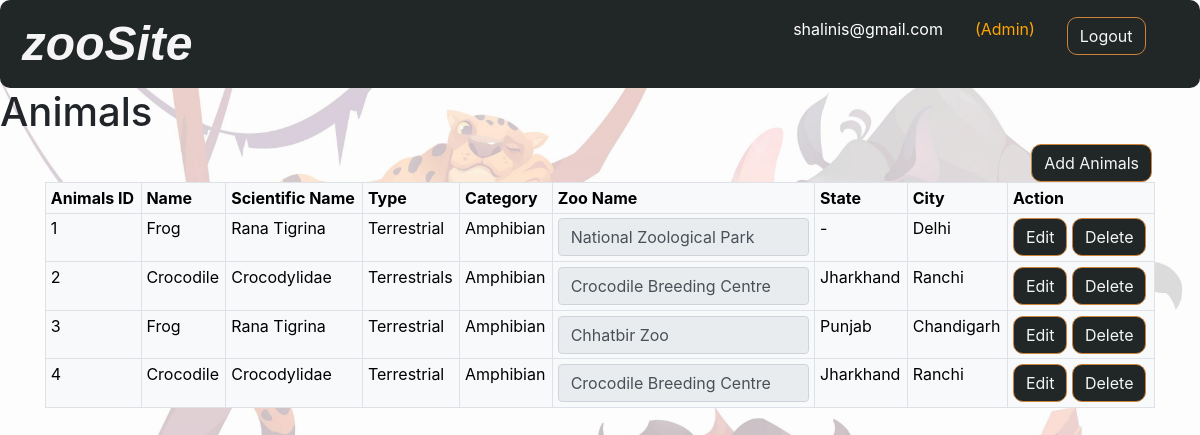
The page /Animals/view_animals.php (signed in) on the database its author committed.
### tables this page shows
CREATE TABLE `animals` (
  `animals_id` int(11) NOT NULL,
  `animals_name` varchar(20) DEFAULT NULL,
  `scientific_name` varchar(400) NOT NULL,
  `type` varchar(50) NOT NULL,
  `category` varchar(20) NOT NULL,
  `activity` int(11) NOT NULL DEFAULT 1
);

CREATE TABLE `zoo` (
  `zoo_id` int(11) NOT NULL,
  `zoo_name` varchar(100) NOT NULL,
  `state` varchar(50) NOT NULL,
  `city` varchar(50) NOT NULL,
  `area` float NOT NULL,
  `activity` int(11) NOT NULL DEFAULT 1
);

### session.php (called while the page is built, shortened)
<?php
$user=$_SESSION['user'];
$role=$_SESSION['role'];
?>

### Animals/view_animals.php (the view, shortened to what this page needs)
<?php
include "../Database/db_con2.php";
include "../header_log.php";
$sql =" SELECT a.animals_id,a.animals_name,a.scientific_name,a.type,a.category,z.zoo_id,z.zoo_name,z.state,z.city
        FROM animals as a
        JOIN animal_zoo_map as az
        ON a.animals_id=az.animals_id
        JOIN zoo AS z
        ON z.zoo_id=az.zoo_id
        WHERE a.activity=1";
$result = $mysqli->query($sql);
?>
<!DOCTYPE html>
    <head>
        <link href="https://cdn.jsdelivr.net/npm/bootstrap@5.0.2/dist/css/bootstrap.min.css" rel="stylesheet">
        <link rel="stylesheet" href="https://cdn.jsdelivr.net/npm/bootstrap@4.0.0/dist/css/bootstrap.min.css">
        <link rel="stylesheet" href="../CSS/stylesheet.css">
    </head>
    <body background="images/bg.jpeg">
    <div><h1>Animals</h1>
    </div>
    <div>
<button type="button" class="btn float-right mr-5" data-toggle="modal" data-target="#addanimals">
  Add Animals
</button>
</div>
       <div class="container">
        <table class="table table-bordered table-light table-sm">
            <tr><th>Animals ID</th>
                <th>Name</th>
                <th>Scientific Name</th>
                <th>Type</th>
                <th>Category</th>
                <th>Zoo Name</th>
                <th>State</th>
                <th>City</th>
                <th>Action</th>
            </tr>
            <?php
                while($rows=$result->fetch_assoc())
                {
            ?>
            <tr id="row<?= $rows['animals_id'] ?>">
                <td><?php echo $rows['animals_id'];?></td>
                <td><?php echo $rows['animals_name'];?></td>
                <td><?php echo $rows['scientific_name'];?></td>
                <td><?php echo $rows['type'];?></td>
                <td><?php echo $rows['category'];?></td>
                <td>
                    <select class="form-control" name="zoo" id="zooOption<?= $rows['animals_id'];?>" disabled>
                        <option id="q" value="<?php echo $rows['zoo_id'];?>"> <?php echo $rows['zoo_name'];?>  </option>
                    </select>
                </td>
                <td><?php echo $rows['state'];?></td>
                <td><?php echo $rows['city'];?></td>
                <td>
                    <button onclick="updateanimalsData(this.id)" id="update<?= $rows['animals_id'] ?>" class="btn btn-outline-warning">Edit</button>
                     <a href="view_animals.php?animals_id=<?php echo $rows['animals_id'];?>" class="btn btn-outline-warning">Delete</a></td>
            </tr>
            <?php
                }
            ?>
        </table>
            </div>
    </body>
</html>

### header_log.php (shortened to what this page needs)
<?php
include "session.php";
 ?>
<header>
        <nav class=navbar>
            <div class="nav-bar-logo">
                <b><i>zooSite</i></b>
            </div>
            <div class="nav-bar-content">
                <ul class="nav-list">
                 <li style="color:white"><?php echo $user;?></li>
                 <li style="color:orange">(<?php echo $role;?>)</li>
                  <a href="logout.php">  <li><button class=btn>Logout</button></li></a>
                </ul>
            </div>
        </nav>
</header>

### CSS/stylesheet.css (style rules this page uses)
* { margin:0; padding:0; box-sizing: border-box; }
body { background:url("../images/bg.jpeg"); background-repeat: no-repeat; background-size: cover; background-attachment: fixed; }
.navbar { border-radius: 10px; display: flex; align-content: center; align-self: center; gap: 2rem; background-color: #212627; }
.nav-bar-logo { font-size: xx-large; padding-left: 0.5%; color: whitesmoke; font-family: Arial, Helvetica, sans-serif; font-size: 300%; font-weight: 900; }
ul { list-style: none; }
.nav-list { display: flex; align-content: center; align-self: center; gap:2rem; padding-right: 10%; float: right; }
.btn { color: whitesmoke; background-color: #212627; border-radius: 10px; border-color: #CD833A; }

### rows shown on the page
animals: animals_id "1", animals_name "Frog", scientific_name "Rana Tigrina", type "Terrestrial", category "Amphibian", zoo "National Zoological Park", zoo.state "-", zoo.city "Delhi"
animals: animals_id "2", animals_name "Crocodile", scientific_name "Crocodylidae", type "Terrestrials", category "Amphibian", zoo "Crocodile Breeding Centre", zoo.state "Jharkhand", zoo.city "Ranchi"
animals: animals_id "3", animals_name "Frog", scientific_name "Rana Tigrina", type "Terrestrial", category "Amphibian", zoo "Chhatbir Zoo", zoo.state "Punjab", zoo.city "Chandigarh"
animals: animals_id "4", animals_name "Crocodile", scientific_name "Crocodylidae", type "Terrestrial", category "Amphibian", zoo "Crocodile Breeding Centre", zoo.state "Jharkhand", zoo.city "Ranchi"

### other values the page prints
$user "shalinis@gmail.com"
$role "Admin"
